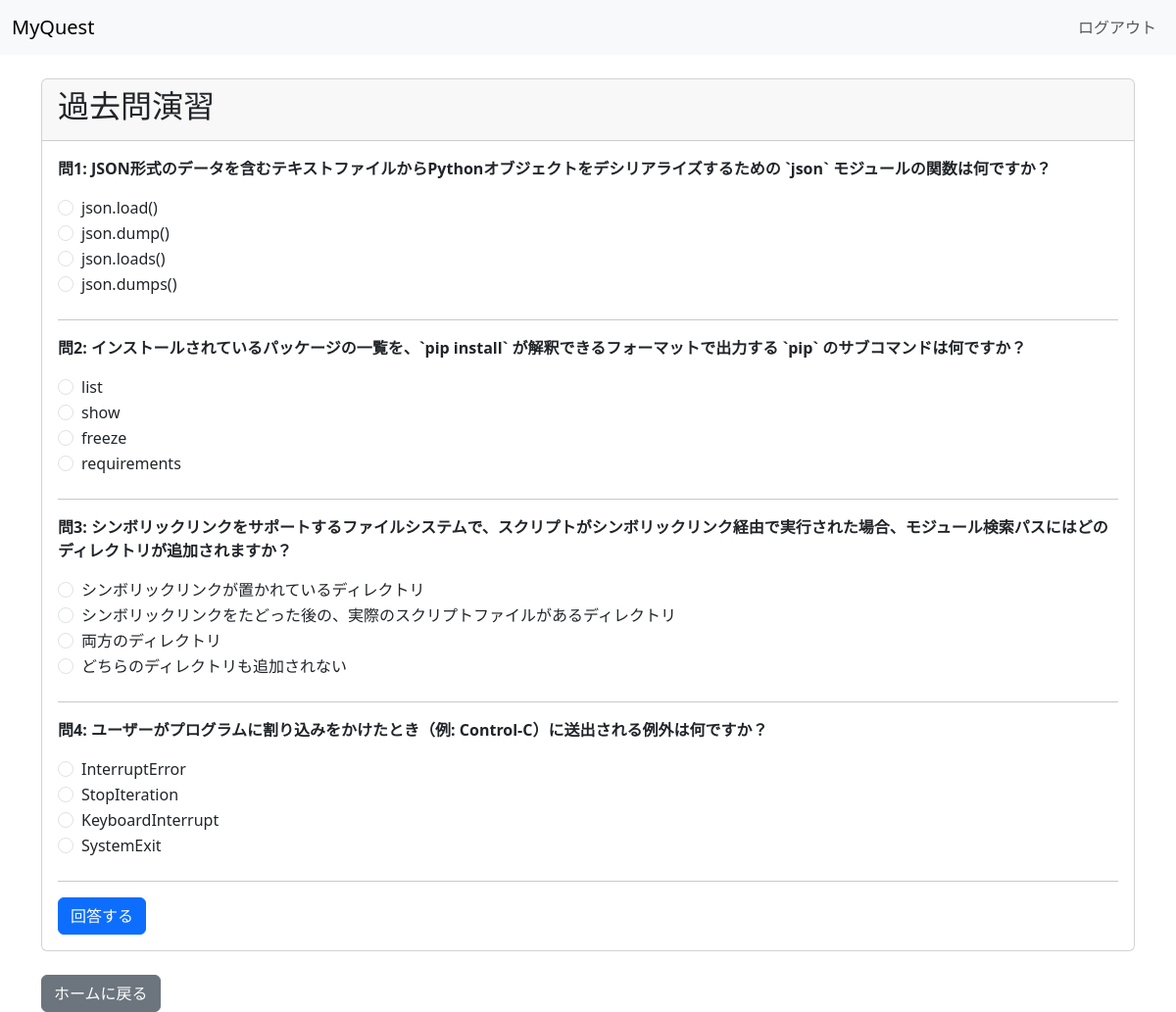
/practice_incorrect (signed in), run on the app's committed database.
### model.py (models this page shows)
class Question(db.Model):
    __tablename__ = "questions"
    id = db.Column(db.Integer, primary_key=True)
    question = db.Column(db.String(300), nullable=False)
    choice1 = db.Column(db.String(200))
    choice2 = db.Column(db.String(200))
    choice3 = db.Column(db.String(200))
    choice4 = db.Column(db.String(200))
    correct = db.Column(db.Integer)
    category = db.Column(db.String(50)) # section / practiceなど
    hint = db.Column(db.String(500))
    url = db.Column(db.String(500))
    results = db.relationship('QuizResult', backref='question', lazy=True) # Add relationship

### app.py (the view)
@app.route("/practice_incorrect", methods=["GET"])
def practice_incorrect():
    if "user" not in session:
        return redirect("/")
    current_user_email = session["user"]
    current_user = User.query.filter_by(email=current_user_email).first()
    if not current_user:
        return redirect("/")
    try:
        num_questions = int(request.args.get('num', 10))
    except (ValueError, TypeError):
        num_questions = 10
    all_results = QuizResult.query.filter_by(user_id=current_user.id).order_by(QuizResult.question_id, QuizResult.timestamp.desc()).all()
    incorrect_question_ids = []
    for q_id, results_group in groupby(all_results, key=lambda r: r.question_id):
        recent_results = list(results_group)
        if len(recent_results) >= 2:
            if not recent_results[0].is_correct or not recent_results[1].is_correct:
                incorrect_question_ids.append(q_id)
        elif len(recent_results) == 1:
            if not recent_results[0].is_correct:
                incorrect_question_ids.append(q_id)
    if not incorrect_question_ids:
        return render_template("practice.html", questions=[], message="直近2回以上正解しなかった問題はありません。")
    all_incorrect_questions = Question.query.filter(Question.id.in_(incorrect_question_ids)).all()
    num_to_sample = min(len(all_incorrect_questions), num_questions)
    q_list = random.sample(all_incorrect_questions, num_to_sample)
    return render_template("practice.html", questions=q_list, title="過去問演習（直近２回以上正解しなかった問題）")

### templates/practice.html (shortened to what this page needs)
<!DOCTYPE html>
<html>
<head>
    <link href="https://cdn.jsdelivr.net/npm/bootstrap@5.3.0-alpha1/dist/css/bootstrap.min.css" rel="stylesheet">
</head>
<body>
    <nav class="navbar navbar-expand-lg navbar-light bg-light">
        <div class="container-fluid">
            <a class="navbar-brand" href="#">MyQuest</a>
            <div class="collapse navbar-collapse" id="navbarNav">
                <ul class="navbar-nav ms-auto">
                    <li class="nav-item">
                        <a class="nav-link" href="/logout">ログアウト</a>
                    </li>
                </ul>
            </div>
        </div>
    </nav>
    <div class="container mt-4">
        <div class="card">
            <div class="card-header">
                <h2>過去問演習</h2>
            </div>
            <div class="card-body">
                {% if results %}
                    <h3>テスト結果</h3>
                    <div class="alert alert-info">
                        <h4>正解数: {{ score }} / {{ total }} 問</h4>
                        <h4>正解率: {{ percentage }}%</h4>
                    </div>
                    <p>お疲れ様でした！結果は以下の通りです。</p>
                    <hr>
                    {% for res in results %}
                    <div class="mb-4 p-3 {% if res.is_correct %}result-correct{% else %}result-incorrect{% endif %}">
                        <p class="card-text fw-bold">問{{ loop.index }}: {{ res.question.question }}</p>
                        <p>あなたの回答:
                            <span class="{% if not res.is_correct %}user-answer-incorrect{% endif %}">
                                {{ res.user_choice_text }}
                            </span>
                        </p>
                        {% if not res.is_correct %}
                            <p>正解: <span class="correct-answer-text">{{ res.correct_choice_text }}</span></p>
                        {% endif %}
                        <div class="mt-3">
                            {% if res.question.hint %}
                                <p><b>解説:</b> {{ res.question.hint }}</p>
                            {% endif %}
                            {% if res.question.url %}
                                <p><b>参考URL:</b> <a href="{{ res.question.url }}" target="_blank">{{ res.question.url }}</a></p>
                            {% endif %}
                        </div>
                    </div>
                    {% endfor %}
                {% else %}
                    <form action="{{ url_for('practice') }}" method="post">
                        {% for q_obj in questions %}
                        <div class="mb-4">
                            <p class="card-text fw-bold">問{{ loop.index }}: {{ q_obj.question }}</p>
                            <div class="form-check">
                                <input type="radio" class="form-check-input" name="answer_{{ q_obj.id }}" value="1" id="q{{ q_obj.id }}-choice1" required>
                                <label class="form-check-label" for="q{{ q_obj.id }}-choice1">{{ q_obj.choice1 }}</label>
                            </div>
                            <div class="form-check">
                                <input type="radio" class="form-check-input" name="answer_{{ q_obj.id }}" value="2" id="q{{ q_obj.id }}-choice2">
                                <label class="form-check-label" for="q{{ q_obj.id }}-choice2">{{ q_obj.choice2 }}</label>
                            </div>
                            <div class="form-check">
                                <input type="radio" class="form-check-input" name="answer_{{ q_obj.id }}" value="3" id="q{{ q_obj.id }}-choice3">
                                <label class="form-check-label" for="q{{ q_obj.id }}-choice3">{{ q_obj.choice3 }}</label>
                            </div>
                            <div class="form-check">
                                <input type="radio" class="form-check-input" name="answer_{{ q_obj.id }}" value="4" id="q{{ q_obj.id }}-choice4">
                                <label class="form-check-label" for="q{{ q_obj.id }}-choice4">{{ q_obj.choice4 }}</label>
                            </div>
                        </div>
                        <hr>
                        {% endfor %}
                        <button type="submit" class="btn btn-primary">回答する</button>
                    </form>
                {% endif %}
            </div>
        </div>
        <div class="mt-4">
            {% if results %}
                <a href="{{ url_for('practice') }}" class="btn btn-primary">もう一度挑戦する</a>
                <a href="/home" class="btn btn-secondary">ホームに戻る</a>
            {% else %}
                <a href="/home" class="btn btn-secondary">ホームに戻る</a>
            {% endif %}
        </div>
    </div>
</body>
</html>

### data on the page
Question: question "JSON形式のデータを含むテキストファイルからPythonオブジェクトをデシリアライズするための `json` モジュールの関数は何ですか？", choice1 "json.load()", choice2 "json.dump()", choice3 "json.loads()", choice4 "json.dumps()"
Question: question "インストールされているパッケージの一覧を、`pip install` が解釈できるフォーマットで出力する `pip` のサブコマンドは何ですか？", choice1 "list", choice2 "show", choice3 "freeze", choice4 "requirements"
Question: question "シンボリックリンクをサポートするファイルシステムで、スクリプトがシンボリックリンク経由で実行された場合、モジュール検索パスにはどのディレクトリが追加されますか？", choice1 "シンボリックリンクが置かれているディレクトリ", choice2 "シンボリックリンクをたどった後の、実際のスクリプトファイルがあるディレクトリ", choice3 "両方のディレクトリ", choice4 "どちらのディレクトリも追加されない"
Question: question "ユーザーがプログラムに割り込みをかけたとき（例: Control-C）に送出される例外は何ですか？", choice1 "InterruptError", choice2 "StopIteration", choice3 "KeyboardInterrupt", choice4 "SystemExit"
